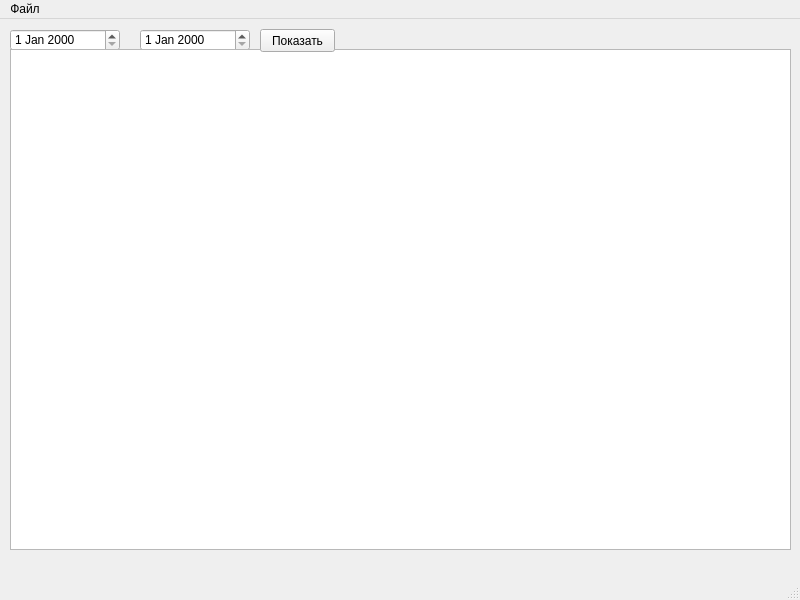
<?xml version="1.0" encoding="UTF-8"?>
<ui version="4.0">
 <class>MainWindow</class>
 <widget class="QMainWindow" name="MainWindow">
  <property name="geometry">
   <rect>
    <x>0</x>
    <y>0</y>
    <width>800</width>
    <height>600</height>
   </rect>
  </property>
  <property name="windowTitle">
   <string>MainWindow</string>
  </property>
  <widget class="QWidget" name="centralwidget">
   <widget class="QDateEdit" name="dateEdit">
    <property name="geometry">
     <rect>
      <x>10</x>
      <y>10</y>
      <width>110</width>
      <height>22</height>
     </rect>
    </property>
   </widget>
   <widget class="QDateEdit" name="dateEdit_2">
    <property name="geometry">
     <rect>
      <x>140</x>
      <y>10</y>
      <width>110</width>
      <height>22</height>
     </rect>
    </property>
   </widget>
   <widget class="QTableWidget" name="tableWidget">
    <property name="geometry">
     <rect>
      <x>10</x>
      <y>30</y>
      <width>781</width>
      <height>501</height>
     </rect>
    </property>
   </widget>
   <widget class="QPushButton" name="pushButton">
    <property name="geometry">
     <rect>
      <x>260</x>
      <y>10</y>
      <width>75</width>
      <height>23</height>
     </rect>
    </property>
    <property name="text">
     <string>Показать</string>
    </property>
   </widget>
  </widget>
  <widget class="QMenuBar" name="menubar">
   <property name="geometry">
    <rect>
     <x>0</x>
     <y>0</y>
     <width>800</width>
     <height>21</height>
    </rect>
   </property>
   <widget class="QMenu" name="menu">
    <property name="title">
     <string>Файл</string>
    </property>
    <addaction name="separator"/>
    <addaction name="action_exit"/>
   </widget>
   <addaction name="menu"/>
  </widget>
  <widget class="QStatusBar" name="statusbar"/>
  <action name="action">
   <property name="text">
    <string>Открыть</string>
   </property>
  </action>
  <action name="action_2">
   <property name="text">
    <string>Сохранить</string>
   </property>
  </action>
  <action name="action_exit">
   <property name="text">
    <string>Закрыть</string>
   </property>
  </action>
 </widget>
 <resources/>
 <connections/>
</ui>
